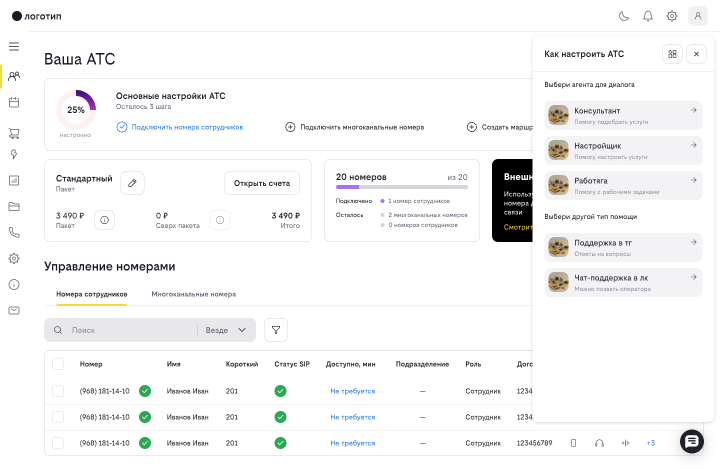
#> input picture prototype-assets/04_агенты_чата.png, 1440 x 940 px, found by its file name (shown at 1/2 size)
$ python crop_agents.py
#> lines starting #> are read from the running program, lines starting #| are printed output that depends on the picture
"""Crop agent avatars from the agents screenshot; sample chat button color."""
from PIL import Image

SRC = "/home/z/my-project/prototype-assets/04_агенты_чата.png"
OUT_DIR = "/home/z/my-project/public/agents"
import os
os.makedirs(OUT_DIR, exist_ok=True)

img = Image.open(SRC).convert("RGB")
w, h = img.size
#> w = 1440; h = 940
print("size:", w, h)
#| size: 1440 940

# Find exact avatar rows: scan column x=1115 for dark-ish pixels groups
# From visual inspection, avatar boxes are ~36px at x≈1101..1137
# Rows (top y of each card): 205, 277, 349, 469, 541  (card h ~53)
names = ["consultant", "setter", "worker", "tg-support", "lk-support"]
tops = [213, 285, 357, 477, 549]
for name, ty in zip(names, tops):
    crop = img.crop((1101, ty, 1137, ty + 36))
    # upscale 2x for crispness on retina
    crop = crop.resize((72, 72), Image.LANCZOS)
    crop.save(f"{OUT_DIR}/{name}.png")
    print(name, "saved")
#> this loop made 5 passes
#> pass 1, `crop = img.crop((1101, ty, 1137, ty + 36))`:
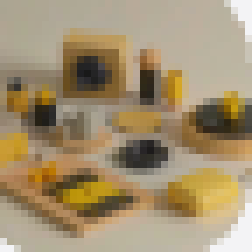
#> crop: PIL image 36x36 RGB (shown 7 times larger); mean R, G, B 162.8, 144.4, 112
#> pass 1, `crop = crop.resize((72, 72), Image.LANCZOS)`:
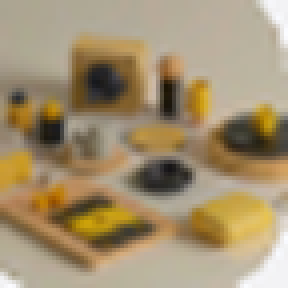
#> crop: PIL image 72x72 RGB (shown 4 times larger); mean R, G, B 162.9, 144.4, 112
#> pass 2, `crop = img.crop((1101, ty, 1137, ty + 36))`:
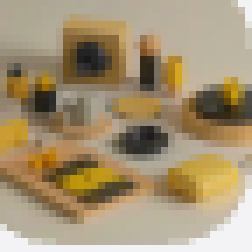
#> crop: PIL image 36x36 RGB (shown 7 times larger); mean R, G, B 165.2, 147, 115.4
#> pass 2, `crop = crop.resize((72, 72), Image.LANCZOS)`:
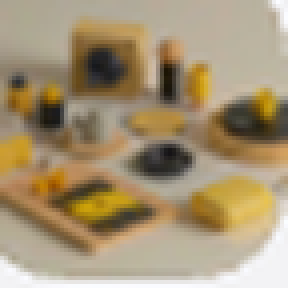
#> crop: PIL image 72x72 RGB (shown 4 times larger); mean R, G, B 165.2, 147, 115.4

# Sample chat button color from closed screenshot
img2 = Image.open("/home/z/my-project/prototype-assets/02_чат_закрыт.png").convert("RGB")
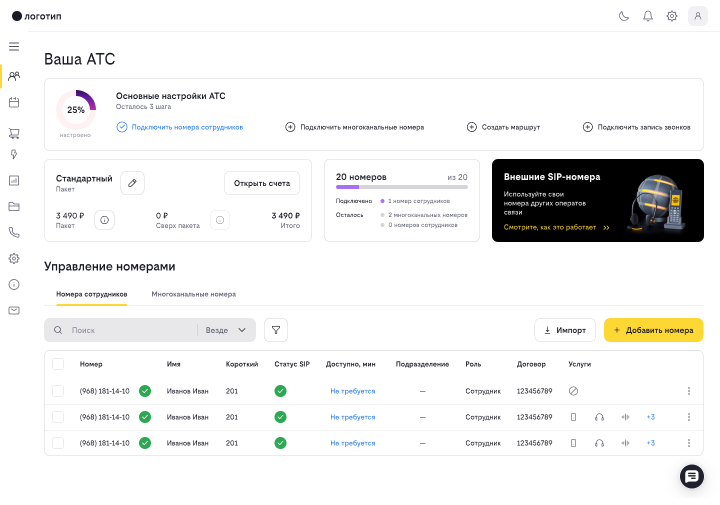
#> input picture prototype-assets/02_чат_закрыт.png, 1440 x 1010 px, found by its file name (shown at 1/2 size)
for x, y in [(1384, 915), (1370, 925), (1400, 910)]:
    print("button px", (x, y), "#%02X%02X%02X" % img2.getpixel((x, y)))
#> this loop made 3 passes
#| button px (1384, 915) #FCFCFC
#| button px (1370, 925) #F8F8F8
#| button px (1400, 910) #E4E4E7

# Sample agent card bg
print("card bg", "#%02X%02X%02X" % img.getpixel((1250, 230)))
#| card bg #F3F3F5
print("panel bg", "#%02X%02X%02X" % img.getpixel((1100, 640)))
#| panel bg #FFFFFF
